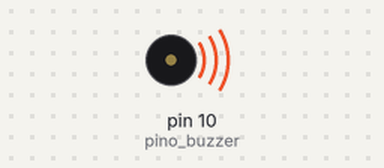
A sketch run on a simulated Arduino Uno, built with avr-gcc and run on an emulated ATmega328P. On the bench: buzzer (waves = sounding).

Above: at 0.5 s.
At 8.0 s:
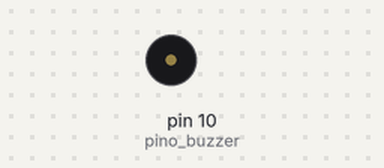
Timing chart, 0 to 16.9 s (numbered marks = the images above):
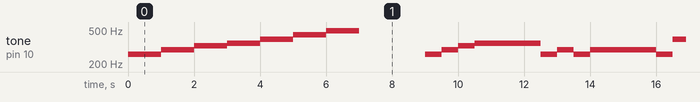

The sketch:

Tocando_notas__musicais.ino
```cpp
//Projeto Piano

const int pino_buzzer = 10; // Pino ONDE O BUZZER ESTÁ CONECTADO

const int c = 261; // Dó
const int d = 293; // Ré
const int e = 329; // Mi
const int f = 349; // fá
const int g = 391; // Sol
const int a = 440; // Lá
const int b = 493; // Si

void setup() {
  pinMode(pino_buzzer, OUTPUT); // Configura o pino do Buzzer como saida

}

void loop() {
  // Notas musicais tocadas por um segundo usando a frequencia do buzzer

  tone(pino_buzzer, c);
  delay(1000);

  tone(pino_buzzer, d);
  delay(1000);

  tone(pino_buzzer, e);
  delay(1000);

  tone(pino_buzzer, f);
  delay(1000);

  tone(pino_buzzer, g);
  delay(1000);

  tone(pino_buzzer, a);
  delay(1000);

  tone(pino_buzzer, b);
  delay(1000);

  noTone(pino_buzzer);
  delay(2000);

  // Musica DO RÈ MI FA

  tone(pino_buzzer, c);
  delay(500);
  tone(pino_buzzer, d);
  delay(500);
  tone(pino_buzzer, e);
  delay(500);
  tone(pino_buzzer, f);
  delay(1000);
  tone(pino_buzzer, f);
  delay(500);
  tone(pino_buzzer, f);
  delay(500);
  tone(pino_buzzer, c);
  delay(500);
  tone(pino_buzzer, d);
  delay(500);
  tone(pino_buzzer, c);
  delay(500);
  tone(pino_buzzer, d);
  delay(500);
  tone(pino_buzzer, d);
  delay(500);
  tone(pino_buzzer, d);
  delay(1000);
  tone(pino_buzzer, c);
  delay(500);
  tone(pino_buzzer, g);
  delay(500);
  tone(pino_buzzer, f);
  delay(500);
  tone(pino_buzzer, e);
  delay(500);
  tone(pino_buzzer, e);
  delay(500);
  tone(pino_buzzer, e);
  delay(1000);
  tone(pino_buzzer, c);
  delay(500);
  tone(pino_buzzer, d);
  delay(500);
  tone(pino_buzzer, e);
  delay(500);
  tone(pino_buzzer, f);
  delay(500);
  tone(pino_buzzer, f);
  delay(500);
  tone(pino_buzzer, f);
  delay(1000);

  noTone(pino_buzzer);
  delay(3000);
}
```

Measured:
- by itself, tone on pin 10 (pino_buzzer): plays 261 Hz for 1.0 s, 293 Hz for 1.0 s, 329 Hz for 1.0 s, 349 Hz for 1.0 s, 391 Hz for 1.0 s, 440 Hz for 1.0 s … (115 notes in this stretch)
